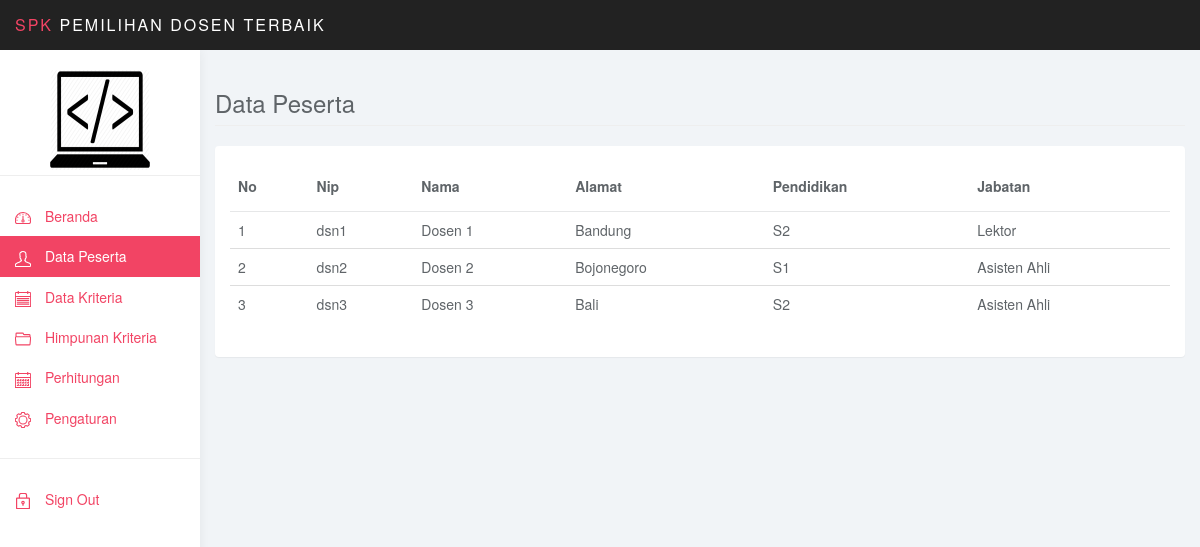
The page /admin/index.php?ap=peserta (signed in) on the database its author committed.
### tables this page shows
CREATE TABLE IF NOT EXISTS `dosen_peserta` (
  `id_dosen` int(11) NOT NULL AUTO_INCREMENT,
  `nip` varchar(10) NOT NULL,
  `nama` varchar(30) NOT NULL,
  `alamat` varchar(100) NOT NULL,
  `pendidikan` varchar(20) NOT NULL,
  `jabatan` varchar(20) NOT NULL,
  `c1` double NOT NULL DEFAULT 1,
  `c2` double NOT NULL DEFAULT 1,
  `c3` double NOT NULL DEFAULT 1,
  `c4` double NOT NULL DEFAULT 1,
  `c5` double NOT NULL DEFAULT 1,
  `c6` double NOT NULL DEFAULT 1,
  `c7` double NOT NULL DEFAULT 1,
  `c8` double NOT NULL DEFAULT 1,
  `c9` double NOT NULL DEFAULT 1,
  `c10` double NOT NULL DEFAULT 1,
  `vektor_s` double NOT NULL DEFAULT 0,
  `vektor_v` double NOT NULL DEFAULT 0,
  PRIMARY KEY (`id_dosen`)
);

### admin/aplikasi/peserta/index.php (the view, shortened to what this page needs)
<div class="row">
	<div class="col-lg-12">
		<h3 class="page-header">Data Peserta</h3>
	</div>
</div>
<div class="row">
	<div class="col-md-12">
		<div class="panel panel-default">
			<div class="panel-body">
				<table class="table">
					<thead>
						<tr>
							<th>No</th>
							<th>Nip</th>
							<th>Nama</th>
							<th>Alamat</th>
							<th>Pendidikan</th>
							<th>Jabatan</th>
						</tr>
					</thead>
					<tbody>
						<?php
						include "../koneksi.php";
						$no = 0;
						$query = "SELECT * FROM dosen_peserta";
						$hasil = mysqli_query($koneksi, $query);
						while ($data = mysqli_fetch_array($hasil)) {
							$no++;
						?>
							<tr>
								<td><?php echo "" . $no; ?></td>
								<td><?php echo $data['nip']; ?></td>
								<td><?php echo $data['nama']; ?></td>
								<td><?php echo $data['alamat']; ?></td>
								<td><?php echo $data['pendidikan']; ?></td>
								<td><?php echo $data['jabatan']; ?></td>
							</tr>
						<?php
						}
						?>
					</tbody>
				</table>
			</div>
		</div>
	</div>
</div>

### admin/css/styles.css (style rules this page uses)
body { background: #f1f4f7; padding-top: 50px; color: #5f6468; }
h1, h2, h3, h4, h5, h6 { color: #5f6468; }
h3, h4 { font-weight: 300; }
.panel { border: 0; }
.table { background: #fff; }
.table>thead>tr>th { border-bottom: 1px solid #e6e7e8; vertical-align: middle; height: 50px; }

### rows shown on the page
dosen_peserta: nip "dsn1", nama "Dosen 1", alamat "Bandung", pendidikan "S2", jabatan "Lektor"
dosen_peserta: nip "dsn2", nama "Dosen 2", alamat "Bojonegoro", pendidikan "S1", jabatan "Asisten Ahli"
dosen_peserta: nip "dsn3", nama "Dosen 3", alamat "Bali", pendidikan "S2", jabatan "Asisten Ahli"
